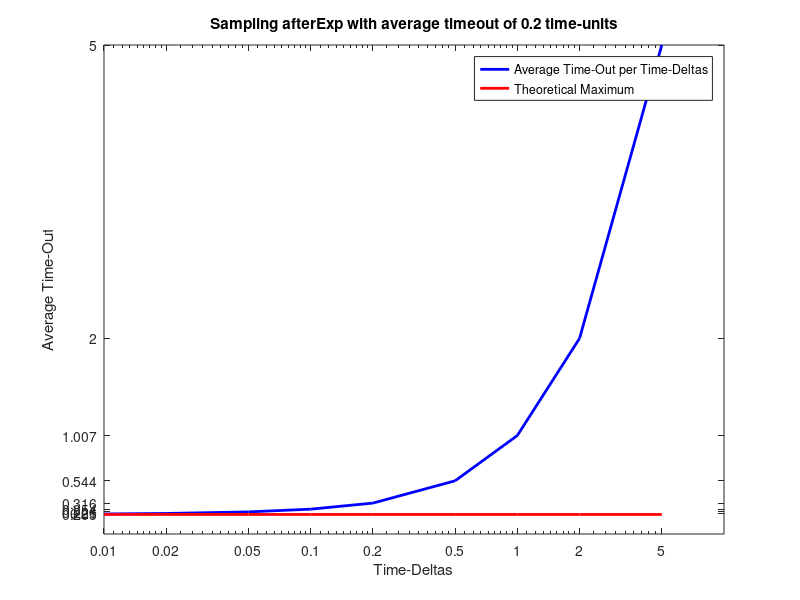

Write MATLAB code to recreate this figure.
dtAvgs = [
5.000,5.000;
2.000,2.000;
1.000,1.007;
0.500,0.544;
0.200,0.316;
0.100,0.254;
0.050,0.226;
0.020,0.210;
0.010,0.205;
];
eventTime = 0.2;
dt = dtAvgs (:, 1);
avg = dtAvgs (:, 2);
n = length (dt);
ecsTheoryLinePoints = n + 1;
ecsTheoryLineX = [0; dt];
ecsTheoryLineY = ones(ecsTheoryLinePoints, 1) * eventTime;
figure;
semilogx (dt, avg, 'color', 'blue', 'linewidth', 2);
hold on
plot (ecsTheoryLineX, ecsTheoryLineY, 'color', 'red', 'linewidth', 2);
xLabels = cellstr(num2str(dt));
yLabels = cellstr(num2str(avg));
set(gca,'YTick', avg);
set(gca,'XTick', dt);
set(gca, 'xticklabel', xLabels);
set(gca, 'yticklabel', yLabels);
xlabel ('Time-Deltas');
ylabel ('Average Time-Out');
legend ('Average Time-Out per Time-Deltas', 'Theoretical Maximum');
title ('Sampling afterExp with average timeout of 0.2 time-units');
